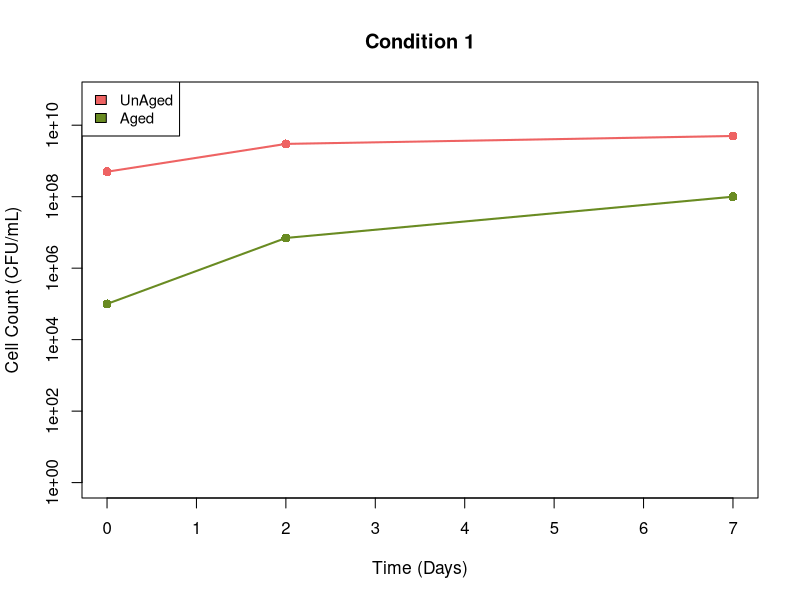
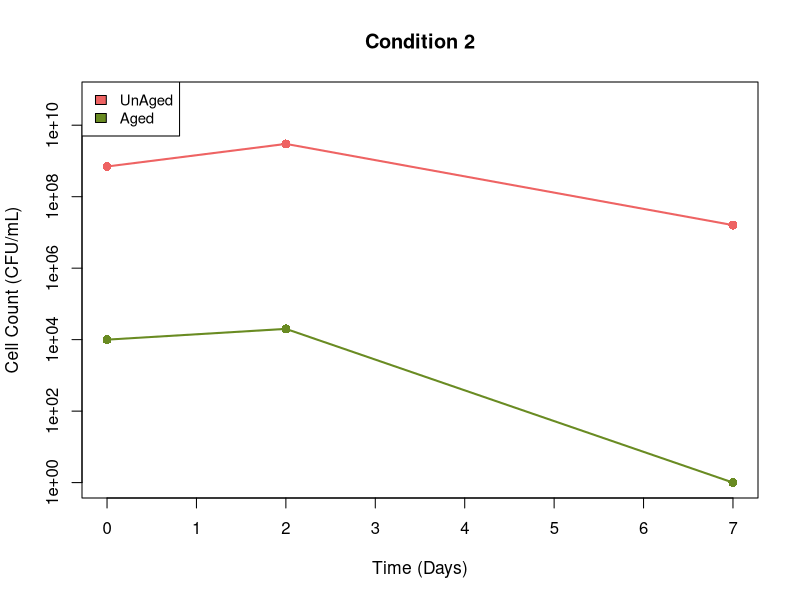
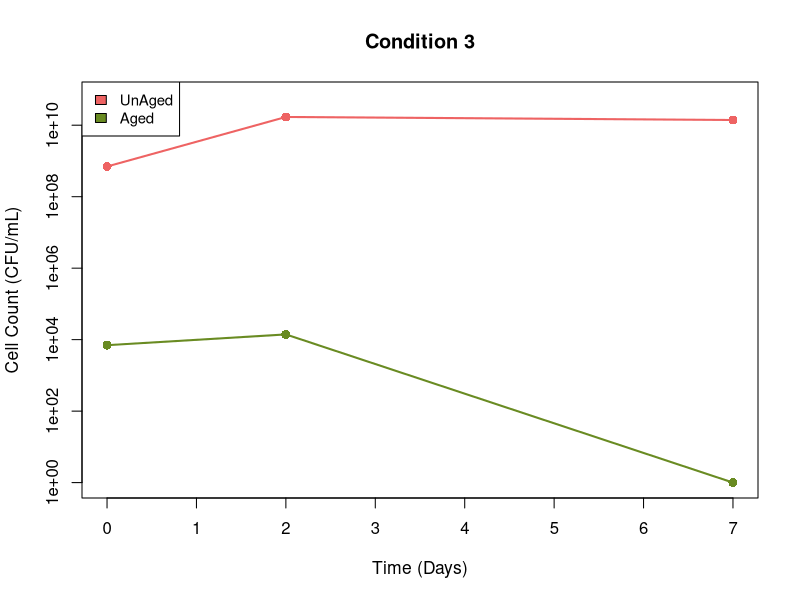
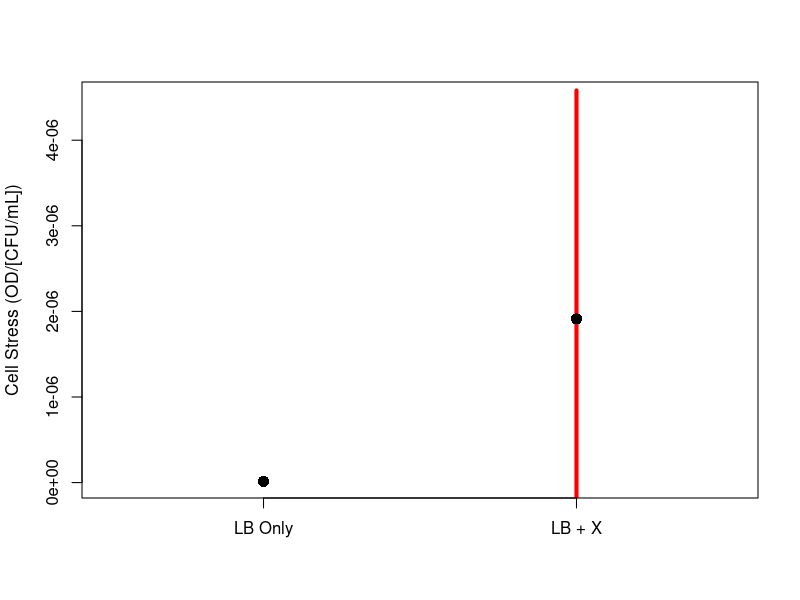

Write R code to recreate these figures, in order.


####11111111#####

data1 <- matrix(nrow = 3, ncol = 3)
data2 <- matrix(nrow = 3, ncol = 3)
data3 <- matrix(nrow = 3, ncol = 3)

data1[,1] <- c(0,2,7)
data1[,2] <- c(100000,
               7000000,
               100000000)
data1[,3] <- c(500000000,
               3000000000,
               5000000000)

data3[,1] <- c(0,2,7)
data3[,2] <- c(7000,
               14000,
               1)
data3[,3] <- c(700000000,
               17000000000,
               14000000000)

data2[,1] <- c(0,2,7)
data2[,2] <- c(10000,
               20000,
               1)
data2[,3] <- c(700000000,
               3000000000,
               16000000)


data1 <- as.data.frame(data1)

Day <- data1[,1]
Aged.Cells <-data1[,2]
Young.Cells <-data1[,3]




plot(0,type='n', #make empty plot 
     xlim=c(0, 7), 
     ylim=c(1, 60000000000) 
     , xlab= 'Time (Days)', 
     ylab = 'Cell Count (CFU/mL)', 
     main = 'Condition 1', 
     pch=19, yaxt='n', axes=F, # removed axes
     cex.lab=1.05, log = 'y') # make empty plot to fill in

axis(1)
axis(2)
box()

points(Aged.Cells ~ Day, col = "olivedrab4", lwd = 1, cex = 1.2, lty = 1, pch = 16)

lines(Aged.Cells ~ Day, col = "olivedrab4", lwd = 2, cex = 1.2, lty = 1, pch = 16)


points(Young.Cells ~ Day, col = "indianred2", lwd = 1, cex = 1.2, lty = 1, pch = 16) 

lines(Young.Cells ~ Day, col = "indianred2", lwd = 2, cex = 1.2, lty = 1, pch = 16)

legend("topleft", legend=c('UnAged', 'Aged'), fill = c("indianred2","olivedrab4"), cex=0.9)

#####22222222####



data2 <- as.data.frame(data2)

Day <- data2[,1]
Aged.Cells2 <-data2[,2]
Young.Cells2 <-data2[,3]




plot(0,type='n', #make empty plot 
     xlim=c(0, 7), 
     ylim=c(1, 60000000000) 
     , xlab= 'Time (Days)', 
     ylab = 'Cell Count (CFU/mL)', 
     main = 'Condition 2', 
     pch=19, yaxt='n', axes=F, # removed axes
     cex.lab=1.05, log = 'y') # make empty plot to fill in

axis(1)
axis(2)
box()

points(Aged.Cells2 ~ Day, col = "olivedrab4", lwd = 1, cex = 1.2, lty = 1, pch = 16)

lines(Aged.Cells2 ~ Day, col = "olivedrab4", lwd = 2, cex = 1.2, lty = 1, pch = 16)


points(Young.Cells2 ~ Day, col = "indianred2", lwd = 1, cex = 1.2, lty = 1, pch = 16) 

lines(Young.Cells2 ~ Day, col = "indianred2", lwd = 2, cex = 1.2, lty = 1, pch = 16)

legend("topleft", legend=c('UnAged', 'Aged'), fill = c("indianred2","olivedrab4"), cex=0.9)


####3333333#####



data3 <- as.data.frame(data3)

Day <- data3[,1]
Aged.Cells3 <-data3[,2]
Young.Cells3 <-data3[,3]




plot(0,type='n', #make empty plot 
     xlim=c(0, 7), 
     ylim=c(1, 60000000000) 
     , xlab= 'Time (Days)', 
     ylab = 'Cell Count (CFU/mL)', 
     main = 'Condition 3', 
     pch=19, yaxt='n', axes=F, # removed axes
     cex.lab=1.05, log = 'y') # make empty plot to fill in

axis(1)
axis(2)
box()

points(Aged.Cells3 ~ Day, col = "olivedrab4", lwd = 1, cex = 1.2, lty = 1, pch = 16)

lines(Aged.Cells3 ~ Day, col = "olivedrab4", lwd = 2, cex = 1.2, lty = 1, pch = 16)


points(Young.Cells3 ~ Day, col = "indianred2", lwd = 1, cex = 1.2, lty = 1, pch = 16) 

lines(Young.Cells3 ~ Day, col = "indianred2", lwd = 2, cex = 1.2, lty = 1, pch = 16)

legend("topleft", legend=c('UnAged', 'Aged'), fill = c("indianred2","olivedrab4"), cex=0.9)




###########Beta-galactosidase

plot(0,type='n', #make empty plot 
     xlim=c(0.5,2.5) # x limits
     , ylim=c(0,0.0000045) # y limits 
     , xlab= ' ', # name x azis
     ylab = 'Cell Stress (OD/[CFU/mL])', # name y axis
     main = ' ', # main title (on middle of plot)
     pch=19, yaxt='n', axes=F, # removed axes
     cex.lab=1.05) # make empty plot to fill in



arrows(c(1,2), c(0.0000000141-0.0000000165, 0.0000019133-0.0000026682),    
       c(1,2), c(0.0000000141+0.0000000165, 0.0000019133+0.0000026682),
       angle = 90, code = 3, length = 0, lty = 1, lwd = 4, # jelly bean width
       col = c('blue','red'))

points(x = c(1,2), y = c(0.0000000141, 0.0000019133), cex = 1.5, pch = 16 )
axis(1, c(1,2), c('LB Only','LB + X'), cex=2, pch=16, col = "black")
axis(2)

box()
